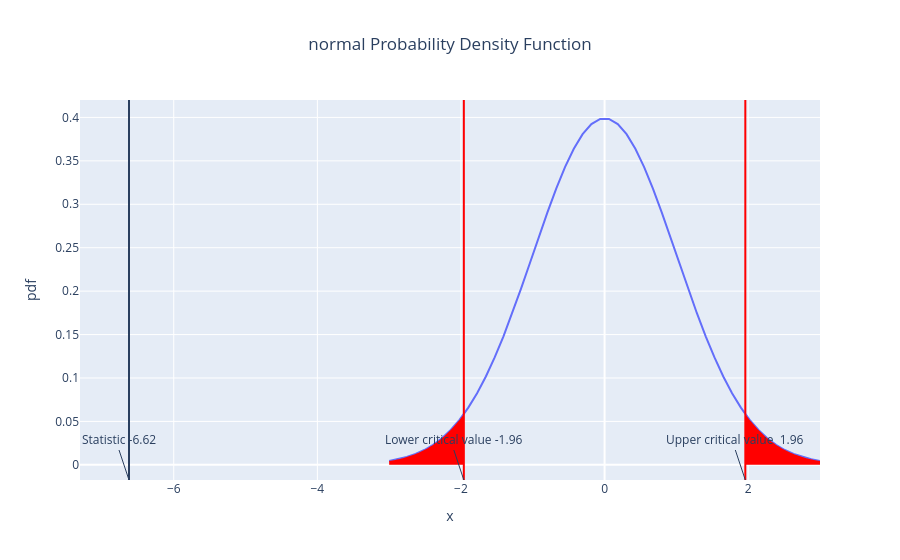
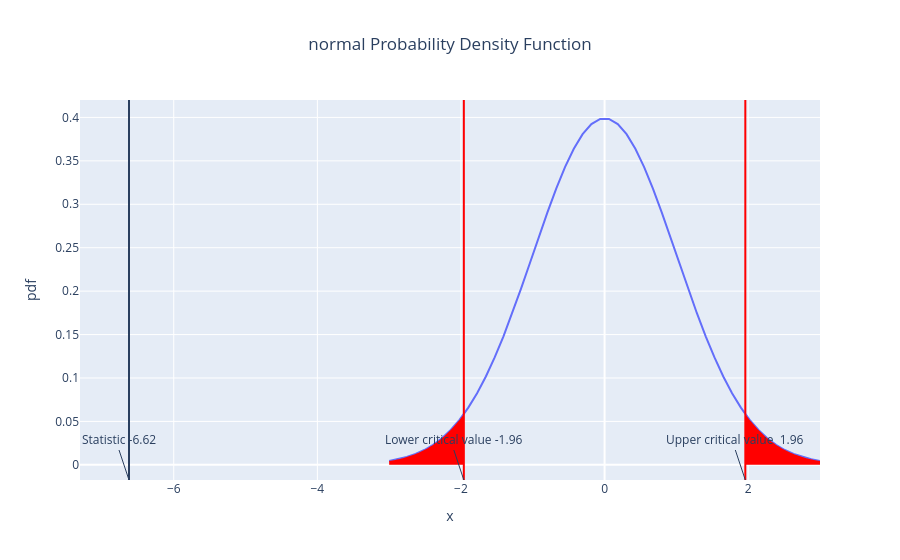

Notebook code for these charts, in order:
### Code cell
import numpy as np
import pandas as pd
import plotly.express as px
import scipy.stats as st

# récupérer le graphique dans une variable
show_statistical_test(
    statistic=float(z),
    alpha=0.05,
    n=sum(nobs),  # ou juste un entier
    distribution="normal",
    alternative="two-sided"
)
